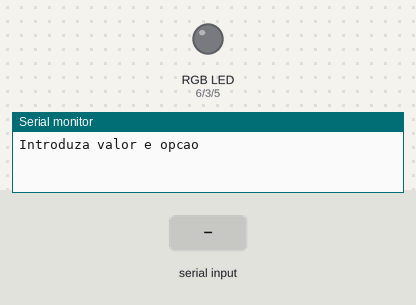
Recording of a sketch running on a simulated Arduino Uno, built with avr-gcc and run on an emulated ATmega328P. Shown: an RGB LED mixed from three pins (HIGH = lit), the last lines printed to the serial monitor. The test bench sets the inputs (shaded band).

Above: at 1.2 s.
1.3 s: "b" received over Serial
3.8 s: "B" received over Serial
At 5.8 s:
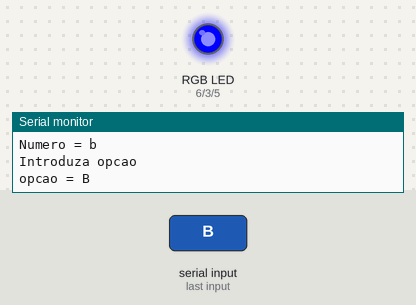
Timing chart, 0 to 11.3 s (numbered marks = the images above; inputs shaded):
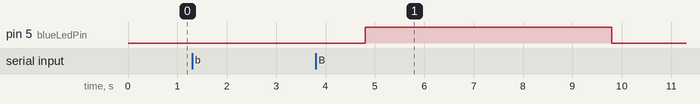

Measured:
- after the input at 3.8 s, pin 5 (blueLedPin): LOW → HIGH after 1.0 s, → LOW 5.0 s later

The sketch:

TPC_AULA_11_LED_RGB.ino
```cpp
// PMW available pins on the arduino connected to the RGB leds
const int redLedPin=6; const int blueLedPin=5; const int greenLedPin=3;

int voltagem;
String stringVoltagem="";
String cor="";

void setup(){
  //Prepares serial
  		Serial.begin(9600);
  		pinMode(redLedPin, OUTPUT);
  		pinMode(blueLedPin, OUTPUT);
  		pinMode(greenLedPin, OUTPUT);
}


void loop(){

  	Serial.println("Introduza valor e opcao");

  	//While there is not user input the program does nothing
    //so it doesn't loop through the loop() function indefinitely
  	while(Serial.available() ==0){}


  	//We obtain the string numbers and convert them to integer
	if (Serial.available() >0){
		stringVoltagem = Serial.readString();
   	    voltagem = converteStr(stringVoltagem);
     	Serial.println("Numero = " + stringVoltagem);
    	Serial.println("Introduza opcao");

      if (0<=voltagem<=255){
      //While there is no user input after they've input the
      //voltage value, the program, again, does nothing
      while(Serial.available() ==0){}

      //We read the user input for the color
  		if (Serial.available() >0){
  			cor = Serial.readString();
    		Serial.println("opcao = " + cor);


    		if ( (cor == "b") || (cor == "B") ){
        		analogWrite(blueLedPin, voltagem);
    		}
    		if ( (cor == "r") || (cor == "R") ){
        		analogWrite(redLedPin, voltagem);
    		}
    		if ( (cor == "g") || (cor == "G") ){
        		analogWrite(greenLedPin, voltagem);
      		}
    		delay(5000);
    		analogWrite(greenLedPin,0);
    		analogWrite(redLedPin,0);
    		analogWrite(blueLedPin,0);
    		Serial.println("desligando");
      } //Closes if statemente for reading the color
	 } // Closes the if statement of voltage value (0,250)
	}// Closes the if statement for reading the voltage

} // Closes loop function


// Function that converts Serial.readString input string
// What is read on Serial needs to be Serial.readString
// For it to work, if it isn't it just spits out ascii values
int converteStr(String stringVoltagem){
  int val=0;
  int pot=1;

  for (int i=stringVoltagem.length()-1;i>=0;i=i-1){
    if((stringVoltagem[i]>='0') && (stringVoltagem[i]<='9')){
		val=val+(stringVoltagem[i]-48)*pot;
        pot=pot*10;
    } else return(-1);
  }
  return(val);
}
```
